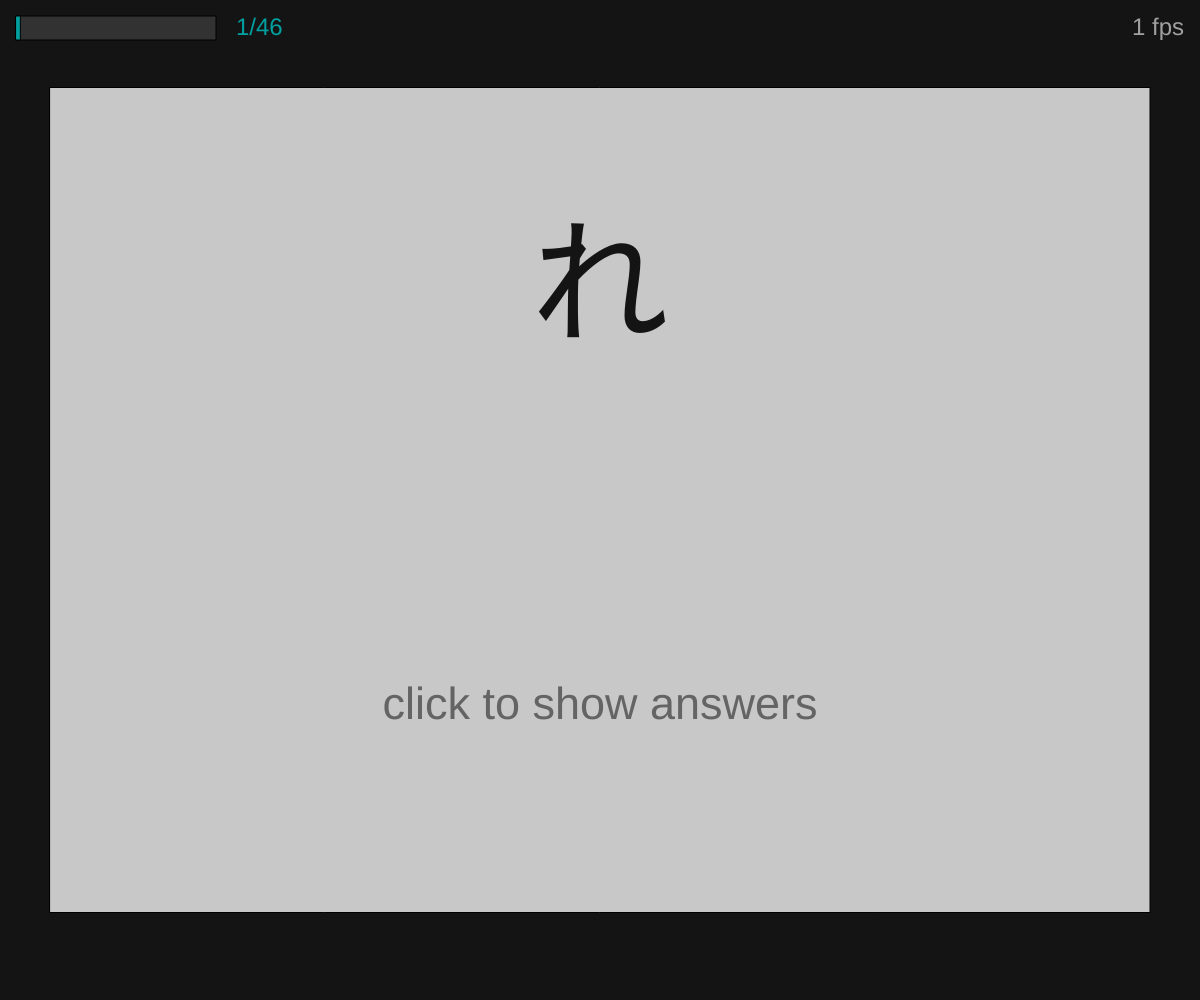
Frame 1 (no input)
Frame 60 (no input): identical to frame 1, image omitted
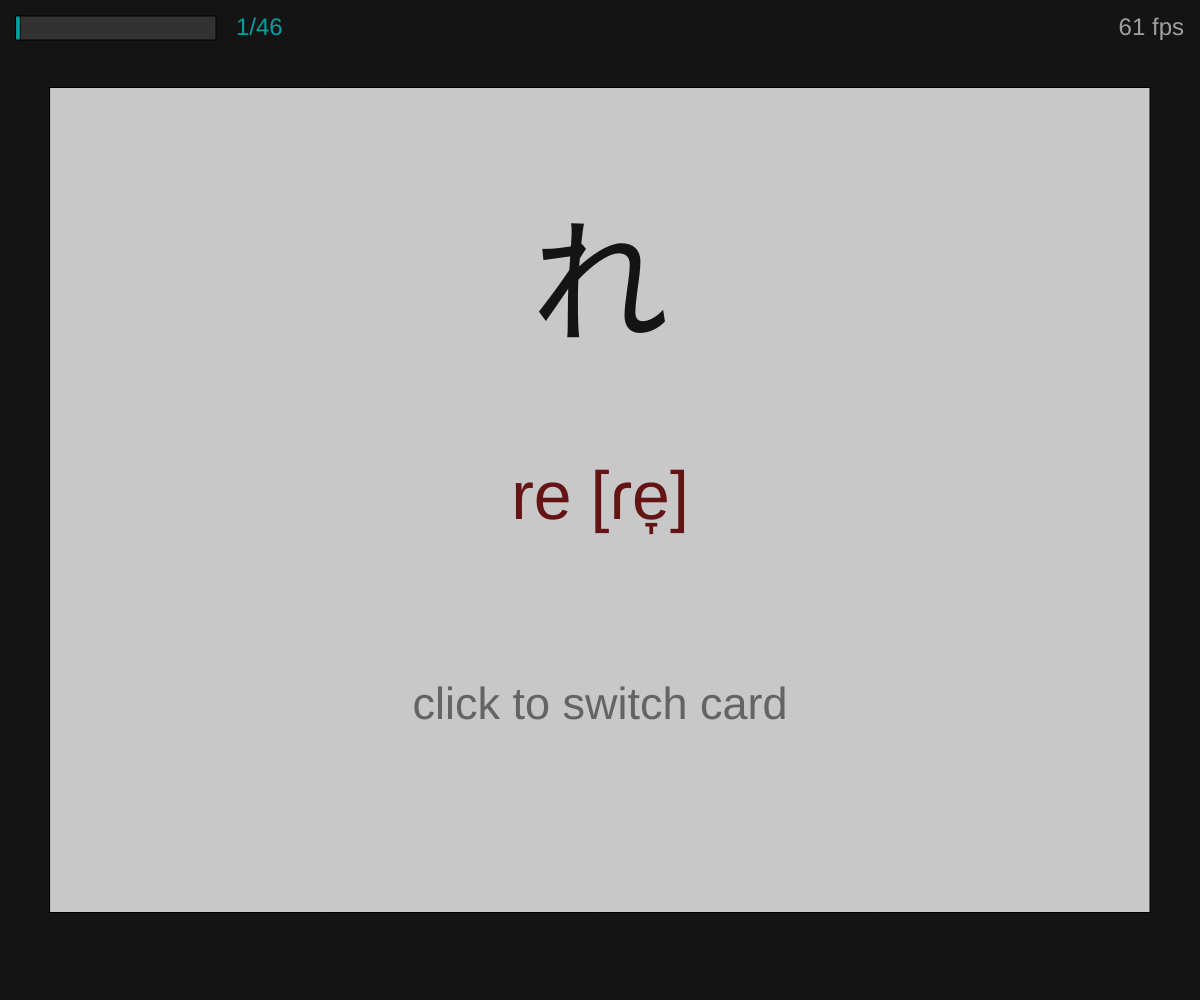
Frame 120 (the mouse pressed at the canvas centre since frame 60)

The p5.js sketch that drew these frames (run headless with seeded random() and noise() and a simulated clock; from frame 60 on, the mouse is pressed at the canvas centre):

// p5.js sketch
// ── sketch.js
// P5 Template with fps Display

// Variables used for fps
var frameTimes = [] // Time recordings corresponding to each frame
let oldTime = 0 // Time at which the previous frame is updated
let fpsCooldown = 0 // When fpsCooldown <= 0, set displayFPS = fps
let displayFPS = 0 // fps displayed on screen, updated every second

function sanitizeInput(value) {
    if (!value) {
        return ""
    }
    return value
}

var border = 100;
var includeAdvancedCards = (sanitizeInput(prompt("Include voiced (dakuten) hiragana? (Y/N)")).toUpperCase() === "Y");
var includeKatakana = (sanitizeInput(prompt("Include katakana? (Y/N)")).toUpperCase() === "Y");

var currentCard;
var testingTerm = 1;
var showAnswers = false;
var mouseClick = false;
var deck = [];
var completedIndices = [];

var width;
var height;
var xCenter;
var yCenter;
var testCenter;
var tipsCenter;
var answerCenter;
var xUsable;
var yUsable;
var cardWidth;
var cardHeight;
var cardHalfWidth;
var cardHalfHeight;
var cardQuadWidth;
var cardQuadHeight;

function recalibrate() {
    width = windowWidth
    height = windowHeight
    xCenter = width / 2;
    yCenter = height / 2;
    xUsable = width - border;
    yUsable = height - border;

    //if wider use height as boundary
    if (xUsable > yUsable * 4 / 3) {
        cardWidth = yUsable * 4 / 3;
        cardHeight = yUsable;
    } else if (yUsable > xUsable * 3 / 4) {
        cardWidth = xUsable;
        cardHeight = xUsable * 3 / 4;
    }
    cardHalfWidth = cardWidth / 2;
    cardHalfHeight = cardHeight / 2;
    cardQuadWidth = cardWidth / 4;
    cardQuadHeight = cardHeight / 4;
    testCenter = yCenter - cardQuadHeight;
    tipsCenter = yCenter + cardQuadHeight;
    answerCenter = yCenter;
}
class FlashCard {
    constructor(t1, t2, special) {
        if (testingTerm === 1) {
            this.testingTerm = t1;
            this.answerTerm = t2;
        } else if (testingTerm === 2) {
            this.testingTerm = t2;
            this.answerTerm = t1;
        }
        this.special = false;

        if (special)
            this.special = true;
    }
}
function newFlashCard(term1, term2) {
    var nfc = new FlashCard(term1, term2);
    deck.push(nfc);
}

newFlashCard("あ", "a [a̠]");
newFlashCard("い", "i [i]");
newFlashCard("う", "u [ɯ̟ᵝ]");
newFlashCard("え", "e [e̞]");
newFlashCard("お", "o [o̞]");

newFlashCard("か", "ka [ka̠]");
newFlashCard("き", "ki [kʲi]");
newFlashCard("く", "ku [kɯ̟ᵝ]");
newFlashCard("け", "ke [ke̞]");
newFlashCard("こ", "ko [ko̞]");

newFlashCard("さ", "sa [sa̠]");
newFlashCard("し", "shi [ɕi] \n([ɕ] is same as pinyin \"x\")");
newFlashCard("す", "su [sɨᵝ]");
newFlashCard("せ", "se [se̞]");
newFlashCard("そ", "so [so̞]");

newFlashCard("た", "ta [ta̠]");
newFlashCard("ち", "chi [t͡ɕi] \n([t͡ɕ] is same as pinyin \"q\")");
newFlashCard("つ", "tsu [t͡sɨᵝ]");
newFlashCard("て", "te [te̞]");
newFlashCard("と", "to [to̞]");

newFlashCard("な", "na [na̠]");
newFlashCard("に", "ni [ɲ̟i]");
newFlashCard("ぬ", "nu [nɯ̟ᵝ]");
newFlashCard("ね", "ne [ne̞]");
newFlashCard("の", "no [no̞]");

newFlashCard("は", "ha [ha̠] \n(wa [ɰa̠] when used as particle)");
newFlashCard("ひ", "hi [çi]");
newFlashCard("ふ", "fu [ɸɯ̟ᵝ]");
newFlashCard("へ", "he [he̞] \n(e [e̞] when used as particle)");
newFlashCard("ほ", "ho [ho̞]");

newFlashCard("ま", "ma [ma̠]");
newFlashCard("み", "mi [mʲi]");
newFlashCard("む", "mu [mɯ̟ᵝ]");
newFlashCard("め", "me [me̞]");
newFlashCard("も", "mo [mo̞]");

newFlashCard("や", "ya [ja̠]");
newFlashCard("ゆ", "yu [jɯ̟ᵝ]");
newFlashCard("よ", "yo [jo̞]");

newFlashCard("ら", "ra [ɾa̠]");
newFlashCard("り", "ri [ɾʲi]");
newFlashCard("る", "ru [ɾɯ̟ᵝ]");
newFlashCard("れ", "re [ɾe̞]");
newFlashCard("ろ", "ro [ɾo̞]");

newFlashCard("わ", "wa [ɰᵝa̠]");
newFlashCard("を", "wo [o̞]");

newFlashCard("ん", "n [n~ŋ~ɴ~m] \n(mostly used at end of syllables)");

if (includeAdvancedCards) {
    newFlashCard("が", "ga [ga̠~ŋa̠]");
    newFlashCard("ぎ", "gi [gʲi~ŋʲi]");
    newFlashCard("ぐ", "gu [gɯ̟ᵝ~ŋɯ̟ᵝ]");
    newFlashCard("げ", "ge [ge̞~ŋe̞]");
    newFlashCard("ご", "go [go̞~ŋo̞]");

    newFlashCard("ざ", "za [d͡za̠]");
    newFlashCard("じ", "ji [(d)ʑi] \n([d͡ʑ] is same as pinyin \"j\")");
    newFlashCard("ず", "zu [(d)zɯ̟ᵝ]");
    newFlashCard("ぜ", "ze [d͡ze̞]");
    newFlashCard("ぞ", "zo [d͡zo̞]");

    newFlashCard("だ", "da [da̠]");
    newFlashCard("ぢ", "ji (di) [(d)ʑi] \n([d͡ʑ] is same as pinyin \"j\")");
    newFlashCard("づ", "dzu (du) [(d)zɯ̟ᵝ]");
    newFlashCard("で", "de [de̞]");
    newFlashCard("ど", "do [do̞]");

    newFlashCard("ば", "ba [ba̠]");
    newFlashCard("び", "bi [bʲi]");
    newFlashCard("ぶ", "bu [bɯ̟ᵝ]");
    newFlashCard("べ", "be [be̞]");
    newFlashCard("ぼ", "bo [bo̞]");

    newFlashCard("ぱ", "pa [pa̠]");
    newFlashCard("ぴ", "pi [pʲi]");
    newFlashCard("ぷ", "pu [pɯ̟ᵝ]");
    newFlashCard("ぺ", "pe [pe̞]");
    newFlashCard("ぽ", "po [po̞]");
}

if (includeKatakana) {
    newFlashCard("ア", "あ [a̠]");
    newFlashCard("イ", "い [i]");
    newFlashCard("ウ", "う [ɯ̟ᵝ]");
    newFlashCard("エ", "え [e̞]");
    newFlashCard("オ", "お [o̞]");

    newFlashCard("カ", "か [ka̠]");
    newFlashCard("キ", "き [kʲi]");
    newFlashCard("ク", "く [kɯ̟ᵝ]");
    newFlashCard("ケ", "け [ke̞]");
    newFlashCard("コ", "こ [ko̞]");

    newFlashCard("サ", "さ [sa̠]");
    newFlashCard("シ", "し [ɕi] \n([ɕ] is same as pinyin \"x\")");
    newFlashCard("ス", "す [sɨᵝ]");
    newFlashCard("セ", "せ [se̞]");
    newFlashCard("ソ", "そ [so̞]");

    newFlashCard("タ", "た [ta̠]");
    newFlashCard("チ", "ち [t͡ɕi] \n([t͡ɕ] is same as pinyin \"q\")");
    newFlashCard("ツ", "つ [t͡sɨᵝ]");
    newFlashCard("テ", "て [te̞]");
    newFlashCard("ト", "と [to̞]");

    newFlashCard("ナ", "な [na̠]");
    newFlashCard("ニ", "に [ɲ̟i]");
    newFlashCard("ヌ", "ぬ [nɯ̟ᵝ]");
    newFlashCard("ネ", "ね [ne̞]");
    newFlashCard("ノ", "の [no̞]");

    newFlashCard("ハ", "は [ha̠] \n(wa [ɰa̠] when used as particle)");
    newFlashCard("ヒ", "ひ [çi]");
    newFlashCard("フ", "ふ [ɸɯ̟ᵝ]");
    newFlashCard("ヘ", "へ [he̞] \n(e [e̞] when used as particle)");
    newFlashCard("ホ", "ほ [ho̞]");

    newFlashCard("マ", "ま [ma̠]");
    newFlashCard("ミ", "み [mʲi]");
    newFlashCard("ム", "む [mɯ̟ᵝ]");
    newFlashCard("メ", "め [me̞]");
    newFlashCard("モ", "も [mo̞]");

    newFlashCard("ヤ", "や [ja̠]");
    newFlashCard("ユ", "ゆ [jɯ̟ᵝ]");
    newFlashCard("ヨ", "よ [jo̞]");

    newFlashCard("ラ", "ら [ɾa̠]");
    newFlashCard("リ", "り [ɾʲi]");
    newFlashCard("ル", "る [ɾɯ̟ᵝ]");
    newFlashCard("レ", "れ [ɾe̞]");
    newFlashCard("ロ", "ろ [ɾo̞]");

    newFlashCard("ワ", "わ [ɰᵝa̠]");
    newFlashCard("ヲ", "を [o̞]");

    newFlashCard("ン", "ん [n~ŋ~ɴ~m] \n(mostly used at end of syllables)");

    newFlashCard("ガ", "が [ga̠~ŋa̠]");
    newFlashCard("ギ", "ぎ [gʲi~ŋʲi]");
    newFlashCard("グ", "ぐ [gɯ̟ᵝ~ŋɯ̟ᵝ]");
    newFlashCard("ゲ", "げ [ge̞~ŋe̞]");
    newFlashCard("ゴ", "ご [go̞~ŋo̞]");

    newFlashCard("ザ", "ざ [d͡za̠]");
    newFlashCard("ジ", "じ [(d)ʑi] \n([d͡ʑ] is same as pinyin \"j\")");
    newFlashCard("ズ", "ず [(d)zɯ̟ᵝ]");
    newFlashCard("ゼ", "ぜ [d͡ze̞]");
    newFlashCard("ゾ", "ぞ [d͡zo̞]");

    newFlashCard("ダ", "だ [da̠]");
    newFlashCard("ヂ", "ぢ (di) [(d)ʑi] \n([d͡ʑ] is same as pinyin \"j\")");
    newFlashCard("ヅ", "づ [(d)zɯ̟ᵝ]");
    newFlashCard("デ", "で [de̞]");
    newFlashCard("ド", "ど [do̞]");

    newFlashCard("バ", "ば [ba̠]");
    newFlashCard("ビ", "び [bʲi]");
    newFlashCard("ブ", "ぶ [bɯ̟ᵝ]");
    newFlashCard("ベ", "べ [be̞]");
    newFlashCard("ボ", "ぼ [bo̞]");

    newFlashCard("パ", "ぱ [pa̠]");
    newFlashCard("ピ", "ぴ [pʲi]");
    newFlashCard("プ", "ぷ [pɯ̟ᵝ]");
    newFlashCard("ペ", "ぺ [pe̞]");
    newFlashCard("ポ", "ぽ [po̞]");

    newFlashCard("ヴ", "vu (ゔ) [bɯ̟ᵝ]");
}

function cardSelect() {
    if (completedIndices.length === deck.length) {
        congradulateCard()
    } else {
        var cardAlreadyViewed = true
        do {
            var cardNotViewed = true
            var chosenCard = Math.floor(Math.random() * deck.length)
            currentCard = deck[chosenCard]
            for (var cardIndex of completedIndices) {
                if (cardIndex === chosenCard) {
                    cardNotViewed = false
                    break
                }
            }
            if (cardNotViewed) {
                cardAlreadyViewed = false
                completedIndices.push(chosenCard)
            }
        } while (cardAlreadyViewed)
    }
}

function congradulateCard() {
    currentCard = new FlashCard("おめでとう!", "Congratulations! \n(You've completed one entire set.)")
    completedIndices = []
}

function cardMode() {
    if (mouseClick) {
        if (!showAnswers) {
            showAnswers = true;
        } else {
            cardSelect();
            showAnswers = false;
        }
    }
}

function cardPrint() {
    var fontSize = (testingTerm === 1) ? (Math.floor(cardHeight / 6)) : (Math.floor(cardHeight / 12));
    var altFontSize = (testingTerm === 1) ? (Math.floor(cardHeight / 12)) : (Math.floor(cardHeight / 6));
    var tipFontSize = Math.floor(cardHeight / 18);
    //background
    rectMode(CENTER);
    textSize(fontSize);
    fill(200);
    rect(xCenter, yCenter, cardWidth, cardHeight);

    //testing term
    textAlign(CENTER, CENTER);
    fill(20);
    text(currentCard.testingTerm, xCenter, testCenter);

    //tips
    var tip;
    if (!showAnswers) {
        tip = "click to show answers"
    } else {
        tip = "click to switch card"
    }
    textAlign(CENTER, CENTER);
    fill(100);
    textSize(tipFontSize);
    text(tip, xCenter, tipsCenter);

    //answering term
    textAlign(CENTER, CENTER);
    textSize(altFontSize);
    fill(100, 20, 20);
    if (showAnswers)
        text(currentCard.answerTerm, xCenter, answerCenter);

}
function mousePressed() {
    mouseClick = true;
}

function setup() {
    // setup() runs once. Put your setup code here.
    cardSelect();
    recalibrate();
    createCanvas(windowWidth, windowHeight)
}

function draw() {
    // draw() runs every time before a new frame is rendered. 

    background(20);
    cardMode();
    cardPrint();


    mouseClick = false;

    fill(50)
    rect(16 + 100, 16 + 12, 200, 24)
    fill(0, 160, 160)
    rect(16 + 100 * (completedIndices.length / deck.length), 16 + 12, 200 * (completedIndices.length / deck.length), 24)
    textAlign(LEFT, TOP) // Text alignment of the fps label
    textSize(24)
    text(`${completedIndices.length}/${deck.length}`, 236, 16)

    // Display FPS

    var currentTime = millis()
    frameTimes.push(currentTime)
    while (frameTimes.length > 0 && frameTimes[0] < currentTime - 1000) {
        frameTimes.splice(0, 1)
    }

    fpsCooldown -= currentTime - oldTime
    if (fpsCooldown <= 0) {
        displayFPS = frameTimes.length
        fpsCooldown = 1000
    }

    fill(160)
    textAlign(RIGHT, TOP) // Text alignment of the fps label
    textSize(24)
    text(`${Math.floor(displayFPS)} fps`, width - 16, 16) // Position of the fps label

    oldTime = currentTime
}

function windowResized() {
    resizeCanvas(windowWidth, windowHeight)
    recalibrate();
}
